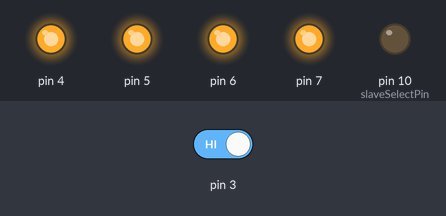
Bench run of a sketch on a simulated Arduino Uno, built with avr-gcc and run on an emulated ATmega328P. Shown: output pins drawn as LEDs (lit = HIGH). The test bench sets the inputs (shaded band); at power-on: pin 3 HIGH.

Above: at 1.2 s.
1.3 s: pin 3 driven LOW
Timing chart, 0 to 4.3 s (numbered marks = the images above; inputs shaded):
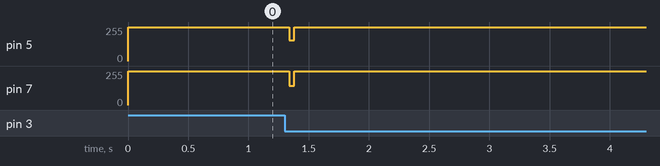

The sketch:

SPI_LED_Counter_Test.ino
```cpp
// include the SPI library:
#include <SPI.h>

// set pin 10 as the slave select for the digital pot:
const int slaveSelectPin = 10;

struct fin { byte lsb,msb; };

unsigned i = 0;

void setup() {
  //pinMode(out_en_pin, OUTPUT);      // sets the digital pin as output
  // set the slaveSelectPin as an output:
  pinMode (slaveSelectPin, OUTPUT);
  attachInterrupt(1,timing,FALLING);
  DDRD = DDRD | B11110000;
  // initialize SPI:
  SPI.begin();
  SPI.setClockDivider(SPI_CLOCK_DIV2);
  SPI.setBitOrder(LSBFIRST);

  PORTD = B11110000;
}

void loop() {

}

void timing(){
   //Runs when falling edge from Schmitt Trigger is seen
     for (i=0; i<256; ++i) {
         LEDWrite();
     }
   PORTD = B11110000;
}

void LEDWrite() {
  PORTD = 0b01110000;
  SPI.transfer((i >> 1) ^ i);
  SPI.transfer((i >> 1) ^ i);
  PORTD = 0b11110000;
  delayMicroseconds(61);
  PORTD = 0b01010000;
  delayMicroseconds(61);
}
```

Measured:
- after the input at 1.3 s, pin 5: 255/255 → 154/255 at once, → 255/255 0.04 s later; pin 7: 255/255 → 146/255 at once, → 255/255 0.04 s later
